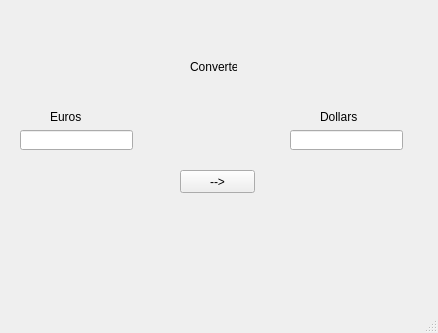
<?xml version="1.0" encoding="UTF-8"?>
<ui version="4.0">
 <class>MainWindow</class>
 <widget class="QMainWindow" name="MainWindow">
  <property name="geometry">
   <rect>
    <x>0</x>
    <y>0</y>
    <width>438</width>
    <height>333</height>
   </rect>
  </property>
  <property name="windowTitle">
   <string>MainWindow</string>
  </property>
  <widget class="QWidget" name="centralwidget">
   <widget class="QPushButton" name="pushButton">
    <property name="geometry">
     <rect>
      <x>180</x>
      <y>170</y>
      <width>75</width>
      <height>23</height>
     </rect>
    </property>
    <property name="text">
     <string>--&gt;</string>
    </property>
   </widget>
   <widget class="QLineEdit" name="euros">
    <property name="geometry">
     <rect>
      <x>20</x>
      <y>130</y>
      <width>113</width>
      <height>20</height>
     </rect>
    </property>
   </widget>
   <widget class="QLineEdit" name="dollars">
    <property name="geometry">
     <rect>
      <x>290</x>
      <y>130</y>
      <width>113</width>
      <height>20</height>
     </rect>
    </property>
   </widget>
   <widget class="QLabel" name="label">
    <property name="geometry">
     <rect>
      <x>190</x>
      <y>60</y>
      <width>47</width>
      <height>13</height>
     </rect>
    </property>
    <property name="text">
     <string>&lt;html&gt;&lt;head/&gt;&lt;body&gt;&lt;p&gt;Converter&lt;/p&gt;&lt;/body&gt;&lt;/html&gt;</string>
    </property>
   </widget>
   <widget class="QLabel" name="label_2">
    <property name="geometry">
     <rect>
      <x>50</x>
      <y>110</y>
      <width>47</width>
      <height>13</height>
     </rect>
    </property>
    <property name="text">
     <string>Euros</string>
    </property>
   </widget>
   <widget class="QLabel" name="label_3">
    <property name="geometry">
     <rect>
      <x>320</x>
      <y>110</y>
      <width>47</width>
      <height>13</height>
     </rect>
    </property>
    <property name="text">
     <string>Dollars</string>
    </property>
   </widget>
  </widget>
  <widget class="QStatusBar" name="statusbar"/>
 </widget>
 <resources/>
 <connections/>
</ui>
